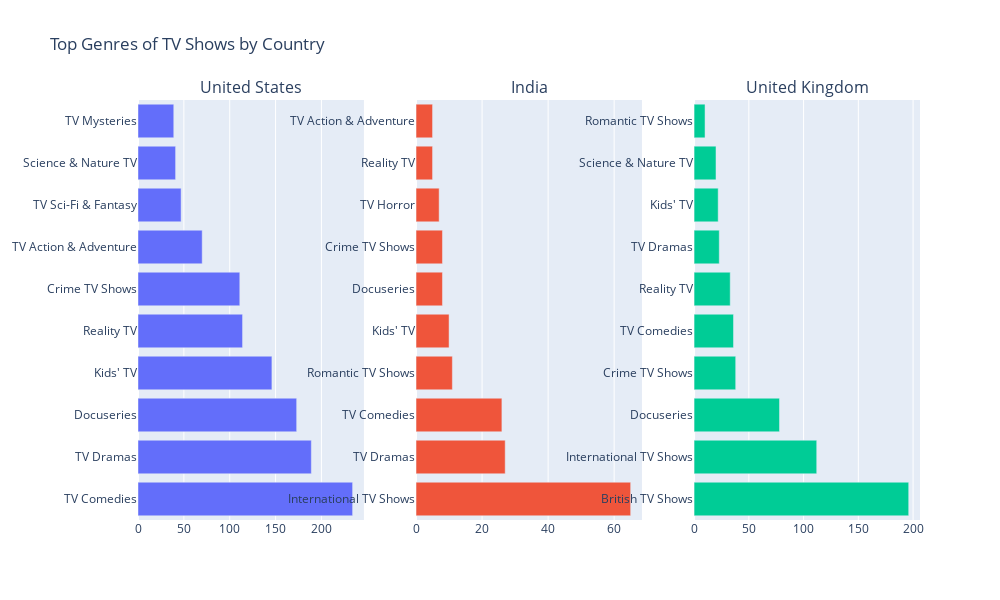

Notebook code cell kept with this figure:
### Code cell
from plotly.subplots import make_subplots
import plotly.graph_objects as go

# Dummy country_trace function (replace with your own logic)
def country_trace(country_name, flag="tv_shows"):
    data = df[(df["type"] == "TV Show") & (df["country"] == country_name)]
    vc = data['listed_in'].str.split(', ').explode().value_counts().head(10)
    return go.Bar(x=vc.values, y=vc.index, orientation='h', name=country_name)

# Country titles
titles = ["United States", "India", "United Kingdom"]

# Create subplots
fig = make_subplots(rows=1, cols=3, subplot_titles=titles)

# Add each trace
for i, title in enumerate(titles):
    trace = country_trace(title)
    fig.add_trace(trace, row=1, col=i+1)

# Layout settings
fig.update_layout(
    height=600,
    width=1000,
    showlegend=False,
    title_text="Top Genres of TV Shows by Country"
)

fig.show()

### Figure 1 — Plotly figure (JSON) as saved in the notebook; plotly's stock layout.template omitted (floating-point values rounded to 4 significant figures)
{"data": [{"name": "United States", "orientation": "h", "type": "bar", "x": [234, 189, 173, 146, 114, 111, 70, 47, 41, 39], "xaxis": "x", "y": ["TV Comedies", "TV Dramas", "Docuseries", "Kids' TV", "Reality TV", "Crime TV Shows", "TV Action & Adventure", "TV Sci-Fi & Fantasy", "Science & Nature TV", "TV Mysteries"], "yaxis": "y"}, {"name": "India", "orientation": "h", "type": "bar", "x": [65, 27, 26, 11, 10, 8, 8, 7, 5, 5], "xaxis": "x2", "y": ["International TV Shows", "TV Dramas", "TV Comedies", "Romantic TV Shows", "Kids' TV", "Docuseries", "Crime TV Shows", "TV Horror", "Reality TV", "TV Action & Adventure"], "yaxis": "y2"}, {"name": "United Kingdom", "orientation": "h", "type": "bar", "x": [196, 112, 78, 38, 36, 33, 23, 22, 20, 10], "xaxis": "x3", "y": ["British TV Shows", "International TV Shows", "Docuseries", "Crime TV Shows", "TV Comedies", "Reality TV", "TV Dramas", "Kids' TV", "Science & Nature TV", "Romantic TV Shows"], "yaxis": "y3"}], "layout": {"annotations": [{"font": {"size": 16}, "showarrow": false, "text": "United States", "x": 0.1444, "xanchor": "center", "xref": "paper", "y": 1, "yanchor": "bottom", "yref": "paper"}, {"font": {"size": 16}, "showarrow": false, "text": "India", "x": 0.5, "xanchor": "center", "xref": "paper", "y": 1, "yanchor": "bottom", "yref": "paper"}, {"font": {"size": 16}, "showarrow": false, "text": "United Kingdom", "x": 0.8556, "xanchor": "center", "xref": "paper", "y": 1, "yanchor": "bottom", "yref": "paper"}], "height": 600, "showlegend": false, "title": {"text": "Top Genres of TV Shows by Country"}, "width": 1000, "xaxis": {"anchor": "y", "domain": [0, 0.2889]}, "xaxis2": {"anchor": "y2", "domain": [0.3556, 0.6444]}, "xaxis3": {"anchor": "y3", "domain": [0.7111, 1]}, "yaxis": {"anchor": "x", "domain": [0, 1]}, "yaxis2": {"anchor": "x2", "domain": [0, 1]}, "yaxis3": {"anchor": "x3", "domain": [0, 1]}}}
